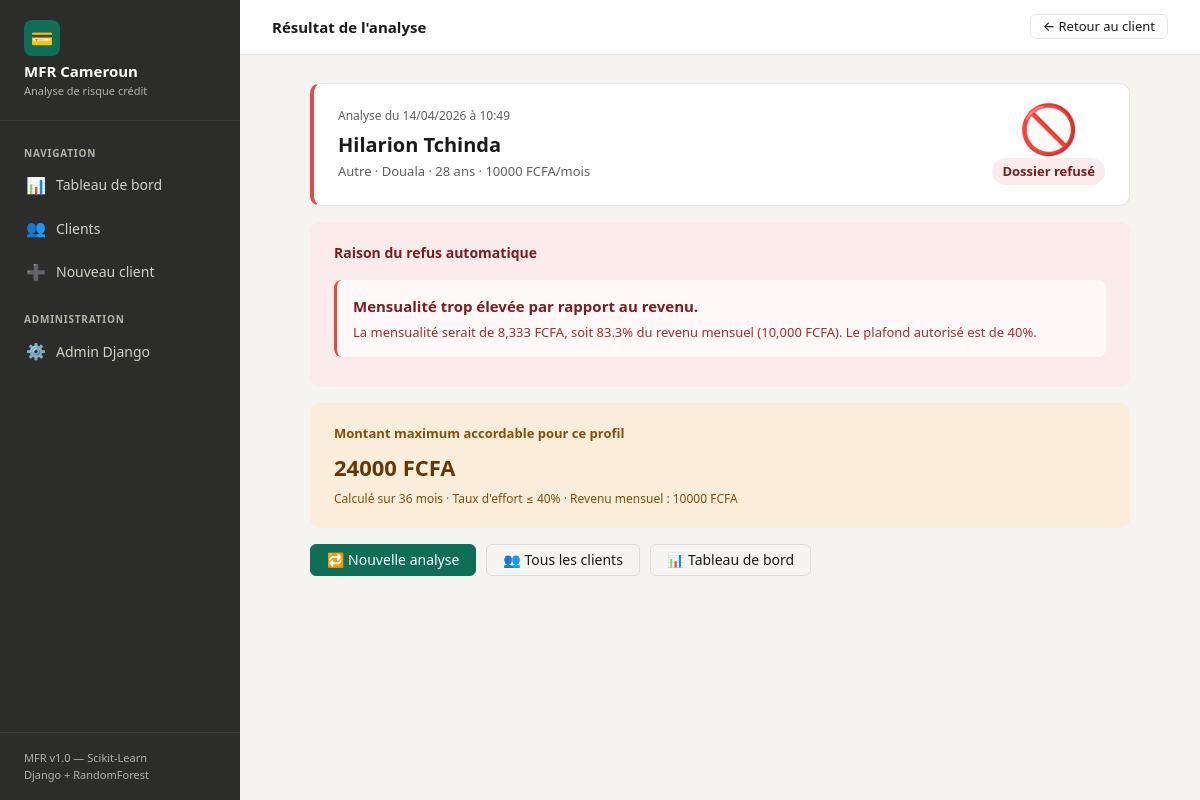
The app's page /predictions/2/ with its own data.
### risk/models.py (models this page shows, shortened)
class PredictionRisque(models.Model):
    client = models.ForeignKey(Client, on_delete=models.CASCADE, related_name='predictions')
    date_prediction = models.DateTimeField(auto_now_add=True)
    eligible = models.BooleanField(default=True, help_text="Passe toutes les règles métier")
    score_fiabilite = models.FloatField(null=True, blank=True, help_text="Score ML entre 0 et 100 (null si refusé)")
    niveau_risque = models.CharField(max_length=20, choices=[
        ('faible', 'Faible'),
        ('moyen', 'Moyen'),
        ('eleve', 'Élevé'),
        ('refuse', 'Refusé'),
    ])
    probabilite_defaut = models.FloatField(null=True, blank=True, help_text="Probabilité de défaut (null si refusé)")
    recommandation = models.TextField()
    blocages_json = models.TextField(default='[]', help_text="Règles bloquantes sérialisées JSON")
    montant_demande = models.FloatField(help_text="Montant demandé en FCFA")
    duree_mois_input = models.IntegerField(default=12)
    mensualite = models.FloatField(default=0, help_text="Mensualité calculée en FCFA")
    taux_effort = models.FloatField(default=0, help_text="Mensualité / revenu en %")
    ratio_endettement = models.FloatField(default=0)
    montant_max_accordable = models.FloatField(default=0)
    age_input = models.IntegerField()
    revenu_input = models.FloatField()
    nb_credits_anterieurs = models.IntegerField()
    nb_retards_anterieurs = models.IntegerField()
    class Meta:
        verbose_name = "Prédiction de risque"
        verbose_name_plural = "Prédictions de risque"
        ordering = ['-date_prediction']

class Client(models.Model):
    nom = models.CharField(max_length=100)
    prenom = models.CharField(max_length=100)
    age = models.IntegerField()
    sexe = models.CharField(max_length=1, choices=[('M', 'Masculin'), ('F', 'Féminin')])
    ville = models.CharField(max_length=100)
    telephone = models.CharField(max_length=20, blank=True)
    secteur_activite = models.CharField(max_length=100, choices=[
        ('commerce', 'Commerce'),
        ('agriculture', 'Agriculture'),
        ('transport', 'Transport'),
        ('artisanat', 'Artisanat'),
        ('services', 'Services'),
        ('salarie', 'Salarié'),
        ('autre', 'Autre'),
    ])
    revenu_mensuel = models.FloatField(help_text="En FCFA")
    date_creation = models.DateTimeField(auto_now_add=True)
    class Meta:
        verbose_name = "Client"
        verbose_name_plural = "Clients"

### risk/views.py (the view)
# urls.py: path('predictions/<int:pk>/', views.resultat_prediction, name='resultat_prediction'),
def resultat_prediction(request, pk):
    prediction = get_object_or_404(PredictionRisque, pk=pk)
    blocages = json.loads(prediction.blocages_json)
    return render(request, 'risk/resultat.html', {
        'prediction': prediction,
        'blocages': blocages,
    })

### risk/templates/risk/resultat.html (shortened to what this page needs)
{% extends 'base.html' %}
{% block page_title %}Résultat de l'analyse{% endblock %}
{% block topbar_actions %}
  <a href="{% url 'client_detail' prediction.client.pk %}" class="btn btn-outline btn-sm">← Retour au client</a>
{% endblock %}
{% block content %}
{% with c=prediction.client p=prediction %}
<div style="max-width:820px;margin:0 auto;">
  <div class="card mb-2" style="border-left:4px solid {% if not p.eligible %}#E24B4A{% elif p.niveau_risque == 'faible' %}#0F6E56{% elif p.niveau_risque == 'moyen' %}#EF9F27{% else %}#E24B4A{% endif %};">
    <div style="display:flex;align-items:center;justify-content:space-between;flex-wrap:wrap;gap:1rem;">
      <div>
        <div style="font-size:12px;color:var(--text-muted);margin-bottom:4px;">Analyse du {{ p.date_prediction|date:"d/m/Y à H:i" }}</div>
        <div style="font-size:20px;font-weight:600;">{{ c.prenom }} {{ c.nom }}</div>
        <div style="font-size:13px;color:var(--text-muted);">{{ c.get_secteur_activite_display }} · {{ c.ville }} · {{ c.age }} ans · {{ c.revenu_mensuel|floatformat:0 }} FCFA/mois</div>
      </div>
      <div style="text-align:center;">
        {% if not p.eligible %}
          <div style="font-size:48px;line-height:1;">🚫</div>
          <span class="badge badge-red" style="font-size:13px;margin-top:6px;display:inline-block;">Dossier refusé</span>
        {% endif %}
      </div>
    </div>
  </div>
  {% if not p.eligible %}
  <div class="card mb-2" style="background:#FCEBEB;border:none;">
    <div style="font-size:14px;font-weight:600;color:#791F1F;margin-bottom:1rem;">
      Raison{{ blocages|length|pluralize }} du refus automatique
    </div>
    {% for b in blocages %}
    <div style="background:rgba(255,255,255,0.65);border-radius:8px;padding:14px 16px;margin-bottom:10px;border-left:3px solid #E24B4A;">
      <div style="font-weight:600;color:#791F1F;margin-bottom:4px;">{{ b.message }}</div>
      <div style="font-size:13px;color:#a32d2d;line-height:1.6;">{{ b.detail }}</div>
    </div>
    {% endfor %}
  </div>
  <div class="card mb-2" style="background:var(--amber-50);border:none;">
    <div style="font-size:13px;font-weight:600;color:#854F0B;margin-bottom:6px;">Montant maximum accordable pour ce profil</div>
    <div style="font-size:22px;font-weight:700;color:#633806;">{{ p.montant_max_accordable|floatformat:0 }} FCFA</div>
    <div style="font-size:12px;color:#854F0B;margin-top:4px;">
      Calculé sur 36 mois · Taux d'effort ≤ 40% · Revenu mensuel : {{ c.revenu_mensuel|floatformat:0 }} FCFA
    </div>
  </div>
  {% endif %}
  <div style="display:flex;gap:10px;flex-wrap:wrap;">
    <a href="{% url 'client_detail' c.pk %}" class="btn btn-primary">🔁 Nouvelle analyse</a>
    <a href="{% url 'client_list' %}" class="btn btn-outline">👥 Tous les clients</a>
    <a href="{% url 'dashboard' %}" class="btn btn-outline">📊 Tableau de bord</a>
  </div>
</div>
{% endwith %}
{% endblock %}

### templates/base.html (style rules this page uses)
*, *::before, *::after { box-sizing: border-box; margin: 0; padding: 0; }
:root { --green-50: #E1F5EE; --green-100: #9FE1CB; --green-600: #0F6E56; --green-700: #085041; --green-800: #085041; --amber-50: #FAEEDA; --amber-400: #EF9F27; --amber-700: #854F0B; --red-50: #FCEBEB; --red-400: #E24B4A; --red-700: #791F1F; --blue-50: #E6F1FB; --blue-600: #185FA5; --blue-800: #0C447C; --gray-50: #F1EFE8; --gray-100: #D3D1C7; --gray-200: #B4B2A9; --gray-600: #5F5E5A; --gray-800: #444441; --gray-900: #2C2C2A; --bg: #F5F4F0; --surface: #FFFFFF; --border: rgba(0,0,0,0.1); --text: #1a1a18; --text-muted: #5F5E5A; --text-hint: #888780; --sidebar-w: 240px; --radius: 10px; --radius-sm: 6px; }
body { font-family: system-ui, -apple-system, sans-serif; background: var(--bg); color: var(--text); min-height: 100vh; display: flex; font-size: 15px; line-height: 1.6; }
.card { background: var(--surface); border-radius: var(--radius); border: 1px solid var(--border); padding: 1.25rem 1.5rem; }
.badge { display: inline-flex; align-items: center; padding: 3px 10px; border-radius: 100px; font-size: 11px; font-weight: 600; white-space: nowrap; }
.badge-red { background: var(--red-50); color: var(--red-700); }
.btn { display: inline-flex; align-items: center; gap: 6px; padding: 8px 16px; border-radius: var(--radius-sm); font-size: 14px; font-weight: 500; cursor: pointer; border: 1px solid transparent; text-decoration: none; transition: all 0.15s; line-height: 1; }
.btn-primary { background: var(--green-600); color: #fff; border-color: var(--green-600); }
.btn-outline { background: transparent; color: var(--text); border-color: var(--border); }
.btn-sm { padding: 5px 12px; font-size: 13px; }
.mb-2 { margin-bottom: 1rem; }
a { color: inherit; }

### records on screen
PredictionRisque: date_prediction "14/04/2026 à 10:49", montant_max_accordable "24000"
Client: prenom "Hilarion", nom "Tchinda", secteur_activite "Autre", ville "Douala", age "28", revenu_mensuel "10000"

### other values on screen
{{ b.message }} "Mensualité trop élevée par rapport au revenu."
{{ b.detail }} "La mensualité serait de 8,333 FCFA, soit 83.3% du revenu mensuel (10,000 FCFA). Le plafond autorisé est de 40%."
